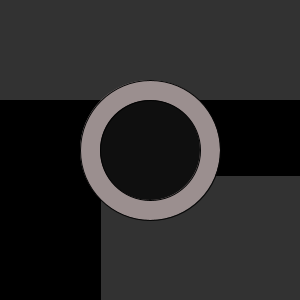
Frame 1 (no input)
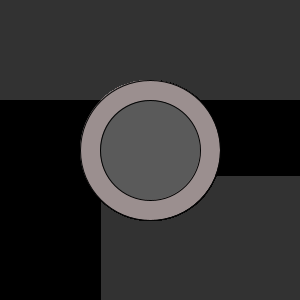
Frame 60 (the mouse pressed at the canvas centre just before this capture)
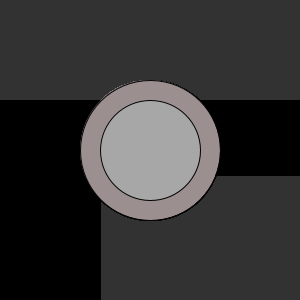
Frame 120 (the mouse held since frame 60 and released just before this capture)

The Processing sketch that drew these frames (run headless with seeded random() and noise(); from frame 60 on, the mouse is pressed at the canvas centre):

// Processing sketch: processing_36812
// ── processing_36812.pde

void setup(){
  size(300,300);
  smooth();
  background(50);
  colorMode(HSB,200);
  frameRate(200);
}

int x = 10;

void draw(){
  
//rectangles
  stroke(0);
  fill(0);
  rect(0,100,100,300);
  
  rect(0,100,300,75);
  
  stroke(100,70,90);
  rect(100,300,100,300);
  
//2nd growing circle
  fill(x);
  ellipse(width/2,height/2,x,x);
  x++;
  
//1st growing circle
  fill(x++);
  ellipse(-width,-height,x,x);
  
//background circle  
  stroke(6);
  fill(116,37,73);
  ellipse(width/2,height/2,20,20);
  
//center circles  
  stroke(4);
  fill(245,15,122);
  ellipse(width/2,height/2,140,140);
  
  stroke(2);
  fill(x--);
  ellipse(width/2,height/2,100,100);

}
